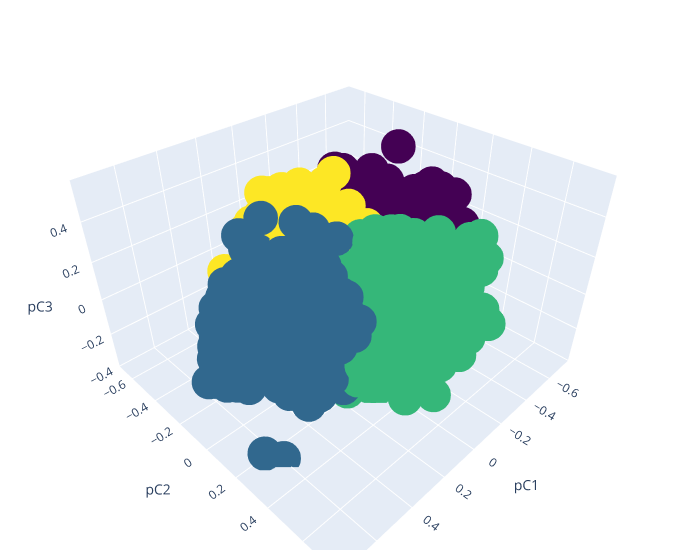

Notebook code cell kept with this figure:
### Code cell
fig = go.Figure(data=[go.Scatter3d(x=prin_df['pC1'], y=prin_df['pC2'], z=prin_df['pC3'],
                                   mode='markers',
                                   customdata=prin_df['song_name'],
                                   hovertemplate= "Pc1 %{x} <br> Pc2 %{y} </br> Pc3 %{z} <br> name %{customdata}",
                                   marker=dict(
                                         size=12,
                                         color=prin_df['cluster'],
                                         colorscale='Viridis'))])

fig.update_layout(scene = dict(
                    xaxis_title='pC1',
                    yaxis_title='pC2',
                    zaxis_title='pC3'),
                    width=700,
                    margin=dict(r=20, b=10, l=10, t=10))

fig.show()

### Figure 1 — Plotly figure (JSON) as saved in the notebook; plotly's stock layout.template omitted (floating-point values rounded to 4 significant figures; data arrays with more than 128 entries replaced by an {"elided": "..."} marker saying what was removed)
{"data": [{"customdata": {"elided": "2521 str values"}, "hovertemplate": "Pc1 %{x} <br> Pc2 %{y} </br> Pc3 %{z} <br> name %{customdata}", "marker": {"color": {"elided": "2521 int values"}, "colorscale": [[0, "#440154"], [0.1111, "#482878"], [0.2222, "#3e4989"], [0.3333, "#31688e"], [0.4444, "#26828e"], [0.5556, "#1f9e89"], [0.6667, "#35b779"], [0.7778, "#6ece58"], [0.8889, "#b5de2b"], [1, "#fde725"]], "size": 12}, "mode": "markers", "type": "scatter3d", "x": {"elided": "2521 float values"}, "y": {"elided": "2521 float values"}, "z": {"elided": "2521 float values"}}], "layout": {"margin": {"b": 10, "l": 10, "r": 20, "t": 10}, "scene": {"xaxis": {"title": {"text": "pC1"}}, "yaxis": {"title": {"text": "pC2"}}, "zaxis": {"title": {"text": "pC3"}}}, "width": 700}}
